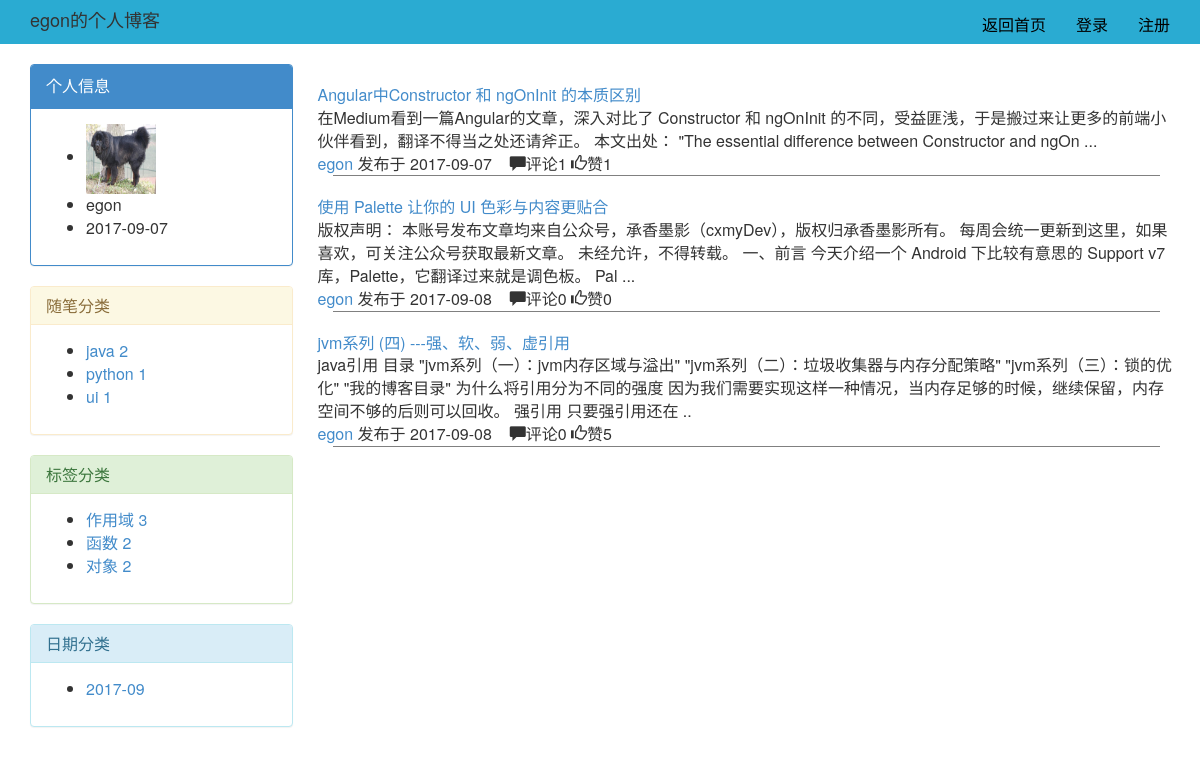
Page /blog/egon/article/tag/2 on the committed database.
### blog/models.py (models this page shows, shortened)
class UserInfo(AbstractUser):
    nid = models.BigAutoField(primary_key=True)
    nickname = models.CharField(verbose_name='昵称', max_length=32)
    telephone = models.CharField(max_length=11, blank=True, null=True, unique=True, verbose_name='手机号码')
    avatar = models.FileField(verbose_name='头像', upload_to='./upload/avatar/',default="./upload/avatar/avatar.png")
    create_time = models.DateTimeField(verbose_name='创建时间',auto_now_add=True)
    fans = models.ManyToManyField(verbose_name='粉丝们',
                                  to='UserInfo',
                                  through='UserFans',
                                  through_fields=('user', 'follower'))

class Category(models.Model):
    nid = models.AutoField(primary_key=True)
    title = models.CharField(verbose_name='分类标题', max_length=32)
    blog = models.ForeignKey(verbose_name='所属博客', to='Blog', to_field='nid')

class Article(models.Model):
    nid = models.BigAutoField(primary_key=True)
    title = models.CharField(max_length=50, verbose_name='文章标题')
    desc = models.CharField(max_length=255, verbose_name='文章描述')
    read_count = models.IntegerField(default=0)
    comment_count = models.IntegerField(default=0)
    up_count = models.IntegerField(default=0)
    down_count = models.IntegerField(default=0)
    category = models.ForeignKey(verbose_name='文章类型', to='Category', to_field='nid', null=True)
    create_time = models.DateTimeField(verbose_name='创建时间', auto_now_add=True)
    blog = models.ForeignKey(verbose_name='所属博客', to='Blog', to_field='nid')
    tags = models.ManyToManyField(
        to="Tag",
        through='Article2Tag',
        through_fields=('article', 'tag'),
    )
    type_choices = [
        (1, "Python"),
        (2, "Linux"),
        (3, "OpenStack"),
        (4, "GoLang"),
    ]
    article_type_id = models.IntegerField(choices=type_choices, default=None)
    objects=ArticleManager()
    def __str__(self):
        return self.title

class Blog(models.Model):
    nid = models.BigAutoField(primary_key=True)
    title = models.CharField(verbose_name='个人博客标题', max_length=64)
    site = models.CharField(verbose_name='个人博客后缀', max_length=32, unique=True)
    theme = models.CharField(verbose_name='博客主题', max_length=32)
    user = models.OneToOneField(to='UserInfo', to_field='nid')

### blog/views.py (the view)
# urls.py: url("(?P<user_site>\w+)/article/(?P<condition>category|tag|date)/(?P<para>\w+-*\w*)", views.homeSite),
def homeSite(request,user_site,**kwargs):
    user=UserInfo.objects.filter(username=user_site).first()
    currentBlog=Blog.objects.filter(user=user).first()
    article_list=Article.objects.filter(blog=currentBlog)
    print(article_list)
    category_list=Category.objects.filter(blog=currentBlog)
    from django.db.models import Avg, Sum, Min, Max, Count
    categoryRet=Article.objects.filter(blog=currentBlog).values_list("category__title","category__nid").annotate(Count("nid"))
    print(categoryRet) #<QuerySet [('java', 2), ('python', 1), ('ui', 1)]>
    tagRet=Article.objects.filter(blog=currentBlog).values_list("tags__title","tags__nid").annotate(Count("nid"))
    print(tagRet) # <QuerySet [('作用域', 3), ('函数', 2), ('对象', 2)]>
    dateRet=Article.objects.archive(blog=currentBlog)
    print("++++++++++",dateRet)
    print(kwargs)
    if kwargs.get("condition"):
        con=kwargs.get("condition")
        if con=="category":
            article_list=Article.objects.filter(blog=currentBlog,category__nid=kwargs.get("para"))
        elif con=="tag":
            article_list=Article.objects.filter(blog=currentBlog,tags__nid=kwargs.get("para"))
        else:
            article_list=[]
            for i in Article.objects.filter(blog=currentBlog):
                if kwargs.get("para")==i.create_time.strftime("%Y-%m"):
                    article_list.append(i)
    return render(request,"homeSite.html",locals())

### blog/models.py (called while the page is built)
    def archive(self,**kwargs):
        l = []
        for i in self.filter(**kwargs).values("create_time"):
            date = i["create_time"]
            t = date.strftime("%Y-%m")
            if t not in l:
                l.append(t)
        return l

### blog/views.py (called while the page is built)
def func_class(request):
    return {"func":settings.FUNCTION}

### templates/homeSite.html (shortened to what this page needs)
{% load staticfiles %}
<!DOCTYPE html>
<html lang="en">
<head>
    <link rel="stylesheet" href="{% static 'bootstrap/css/bootstrap.css' %}">
    <link rel="stylesheet" href="{% static 'css/homeSite.css' %}">
</head>
<body>
<div class="header">
    <div class="container">
        <div class="nav navbar-nav nav-left">
            <h4>{{ user.username }}的个人博客</h4>
        </div>
        <ul class="nav navbar-nav navbar-right">
            <li><a href="/index/">返回首页</a></li>
            {% if request.user.is_authenticated %}
                <li><a href="/login/">欢迎 {{ request.user.username }}</a></li>
                <li><a href="/logout/">注销</a></li>
            {% else %}
                <li><a href="/login/">登录</a></li>
                <li><a href="#">注册</a></li>
            {% endif %}
        </ul>
    </div>
</div>
<div class="container">
    <div class="row">
        <div class="col-md-3">
            <div class="panel panel-primary">
                <div class="panel-heading">个人信息</div>
                <div class="panel-body">
                    <ul>
                        <li><img src="{{ user.avatar.url }}" alt="" width="70px" height="70px"></li>
                        <li>{{ user.username }}</li>
                        <li>{{ user.create_time|date:"Y-m-d" }}</li>
                    </ul>
                </div>
            </div>
            <div class="panel panel-warning">
                <div class="panel-heading">
                    <h3 class="panel-title">随笔分类</h3>
                </div>
                <div class="panel-body">
                    <ul>
                        {% for foo in categoryRet %}
                            <li>
                                <a href="/blog/{{ user.username }}/article/category/{{ foo.1 }}">{{ foo.0 }}&nbsp;{{ foo.2 }}</a>
                            </li>
                        {% endfor %}
                    </ul>
                </div>
            </div>
            <div class="panel panel-success">
                <div class="panel-heading">
                    <h3 class="panel-title">标签分类</h3>
                </div>
                <div class="panel-body">
                    <ul>
                        {% for foo in tagRet %}
                            <li>
                                <a href="/blog/{{ user.username }}/article/tag/{{ foo.1 }}">{{ foo.0 }}&nbsp;{{ foo.2 }}</a>
                            </li>
                        {% endfor %}
                    </ul>
                </div>
            </div>
            <div class="panel panel-info">
                <div class="panel-heading">
                    <h3 class="panel-title">日期分类</h3>
                </div>
                <div class="panel-body">
                    <ul>
                        {% for foo in dateRet %}
                            <li><a href="/blog/{{ user.username }}/article/date/{{ foo }}">{{ foo }}</a></li>
                        {% endfor %}
                    </ul>
                </div>
            </div>
        </div>
        <div class="col-md-9">
            <div class="article_list">
                {% for article in article_list %}
                    <div class="article_item">
                        <div class="row">
                            <div class="title">
                                <a href="/blog/{{ article.blog.user.username }}/article/{{ article.nid }}">{{ article.title }}</a>
                            </div>
                        </div>
                        <div class="row">
                            <div class="text">{{ article.desc }}</div>
                        </div>
                        <div class="row">
                            <div class="icon">
                                <span><a href="">{{ article.blog.user.username }}</a> 发布于</span>
                                <span class="timer">{{ article.create_time|date:"Y-m-d" }}</span> &nbsp;&nbsp;
                                <span class="glyphicon glyphicon-comment"></span>评论{{ article.comment_count }}
                                <span class="glyphicon glyphicon-thumbs-up"></span>赞{{ article.up_count }}
                            </div>
                        </div>
                    </div>
                {% endfor %}
            </div>
        </div>
    </div>
</div>
</body>
</html>

### blog/static/css/homeSite.css (style rules this page uses)
.header { width: 100%; height: 44px; background-color: #2aabd2; margin-bottom: 20px; }

### rows in the picture
UserInfo: username "egon", avatar (picture), create_time "2017-09-07"
Category: title "java", nid "2"
Category: title "python", foo "1"
Article: title "Angular中Constructor 和 ngOnInit 的本质区别", desc "在Medium看到一篇Angular的文章，深入对比了 Constructor 和 ngOnInit 的不同，受益匪浅，于是搬过来让更多的前端小伙伴看到，翻译不得当之处还请斧正。 本文出处： \"The essential difference between Constructor and ngOn ...", blog.user.username "egon", create_time "2017-09-07", comment_count "1", up_count "1"
Article: title "使用 Palette 让你的 UI 色彩与内容更贴合", desc "版权声明： 本账号发布文章均来自公众号，承香墨影（cxmyDev），版权归承香墨影所有。 每周会统一更新到这里，如果喜欢，可关注公众号获取最新文章。 未经允许，不得转载。 一、前言 今天介绍一个 Android 下比较有意思的 Support v7 库，Palette，它翻译过来就是调色板。 Pal ...", blog.user.username "egon", create_time "2017-09-08", comment_count "0", up_count "0"
Article: title "jvm系列 (四) ---强、软、弱、虚引用", desc "java引用 目录 \"jvm系列（一）：jvm内存区域与溢出\" \"jvm系列（二）：垃圾收集器与内存分配策略\" \"jvm系列（三）：锁的优化\" \"我的博客目录\" 为什么将引用分为不同的强度 因为我们需要实现这样一种情况，当内存足够的时候，继续保留，内存空间不够的后则可以回收。 强引用 只要强引用还在 ..", blog.user.username "egon", create_time "2017-09-08", comment_count "0", up_count "5"

### other values in the picture
{{ foo.0 }} "ui"
{{ foo.2 }} "1"
{{ foo.0 }} "作用域" "函数" "对象"
{{ foo.2 }} "3" "2" "2"
{{ foo }} "2017-09"
